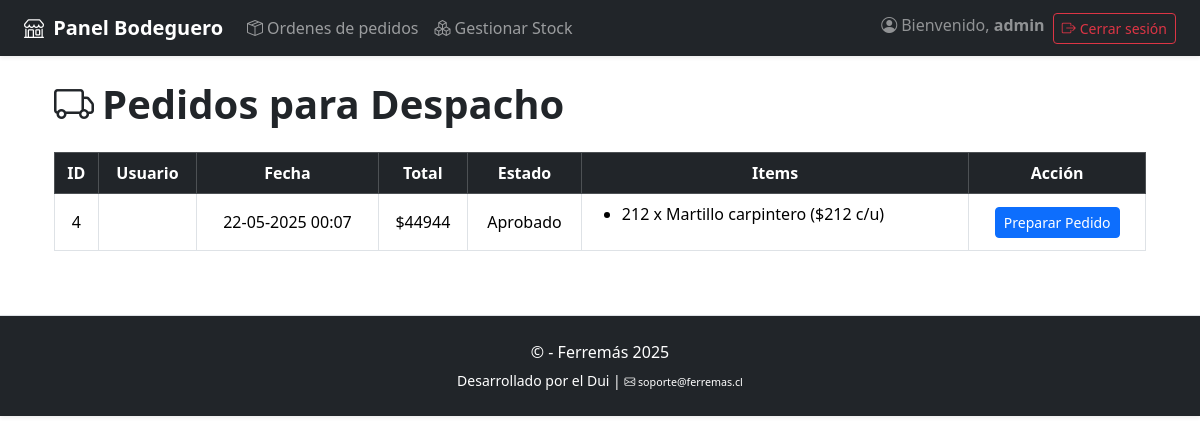
The app's page /bodegueroapp/pedidos_despacho/ (signed in), older data.
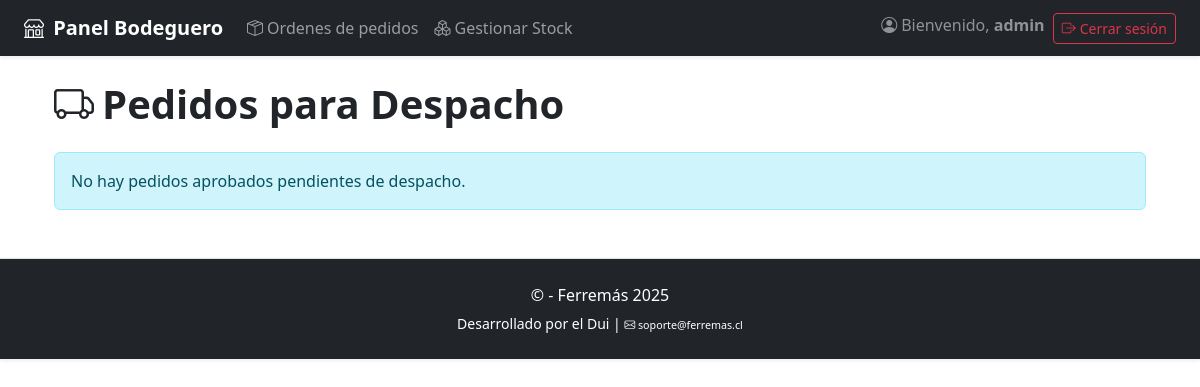
The same page, newer data.
### tienda/models.py (models this page shows, shortened)
class Pedido(models.Model):
    ESTADOS = [
        ('pendiente', 'Pendiente'),
        ('aprobado', 'Aprobado'),
        ('rechazado', 'Rechazado'),
        ('en_preparacion', 'En preparación'),
        ('enviado', 'Enviado'),
        ('en_tienda', 'En tienda'),
        ('entregado', 'Entregado'),
        ('finalizado', 'Finalizado'),
    ]
    usuario = models.ForeignKey(User, on_delete=models.SET_NULL, null=True, blank=True)
    fecha_creacion = models.DateTimeField(auto_now_add=True)
    estado = models.CharField(max_length=20, choices=ESTADOS, default='pendiente')
    datos_compra = models.OneToOneField('DatosCompra', on_delete=models.CASCADE, null=True, blank=True)
    def total(self):
        return sum(item.cantidad * item.precio_unitario for item in self.items.all())

class ItemPedido(models.Model):
    pedido = models.ForeignKey(Pedido, on_delete=models.CASCADE, related_name='items')
    producto = models.ForeignKey(Producto, on_delete=models.PROTECT)
    cantidad = models.PositiveIntegerField()
    precio_unitario = models.DecimalField(max_digits=10, decimal_places=2)  # Precio al momento de compra

class Producto(models.Model):
    CATEGORIAS = [
        ('herramientas', 'Herramientas'),
        ('herramientas_electricas', 'Herramientas Eléctricas'),
        ('herramientas_manuales', 'Herramientas Manuales'),
        ('materiales', 'Materiales'),
        ('accesorios', 'Accesorios'),
        ('pinturas', 'Pinturas'),
        ('electricidad', 'Electricidad'),
        ('inalambricas', 'Inalámbricas'),
        ('medicion', 'Medición'),
    ]
    nombre = models.CharField(max_length=255)
    descripcion = models.TextField()
    categoria = models.CharField(max_length=100, choices=CATEGORIAS)
    stock = models.IntegerField()
    imagen = models.ImageField(upload_to='static/productos/')
    activo = models.BooleanField(default=True)

### bodegueroapp/views.py (the view)
# urls.py: path('pedidos_despacho/', views.pedidos_para_despacho, name='pedidos_para_despacho'),
@login_required
@user_passes_test(es_bodeguero)
def pedidos_para_despacho(request):
    pedidos = Pedido.objects.filter(estado__in=['aprobado', 'en_preparacion'], datos_compra__isnull=False)
    return render(request, 'bodegueroapp/pedidos_para_despacho.html', {'pedidos': pedidos})

### tienda/context_processors.py (called while the page is built, shortened)
def carrito_context(request):
    carrito = request.session.get('carrito', {})
    items = []
    total = 0
    return {
        'carrito_items': items,
        'carrito_total': total
    }

### bodegueroapp/templates/bodegueroapp/pedidos_para_despacho.html (shortened to what this page needs)
{% extends 'base_bodeguero.html' %}
{% block content %}
<div class="container">
    <h1 class="mb-4 fw-bold"><i class="bi bi-truck me-2"></i>Pedidos para Despacho</h1>
    {% if pedidos %}
    <div class="table-responsive">
        <table class="table table-bordered align-middle">
            <thead class="table-dark text-center">
                <tr>
                    <th>ID</th>
                    <th>Usuario</th>
                    <th>Fecha</th>
                    <th>Total</th>
                    <th>Estado</th>
                    <th>Items</th>
                    <th>Acción</th>
                </tr>
            </thead>
            <tbody>
                {% for pedido in pedidos %}
                <tr>
                    <td class="text-center">{{ pedido.id }}</td>
                    <td class="text-center">{{ pedido.usuario.username }}</td>
                    <td class="text-center">{{ pedido.fecha_creacion|date:"d-m-Y H:i" }}</td>
                    <td class="text-center">${{ pedido.total|floatformat:0 }}</td>
                    <td class="text-center">{{ pedido.get_estado_display }}</td>
                    <td>
                        <ul>
                            {% for item in pedido.items.all %}
                            <li>{{ item.cantidad }} x {{ item.producto.nombre }} (${% widthratio item.precio_unitario 1 1 %} c/u)</li>
                            {% endfor %}
                        </ul>
                    </td>
                    <td class="text-center">
                {% if pedido.estado == 'aprobado' and not pedido.orden_despacho %}
                    <form method="post" action="{% url 'preparar_pedido' pedido.id %}">
                        <button type="submit" class="btn btn-primary btn-sm">Preparar Pedido</button>
                    </form>
                {% elif pedido.estado == 'en_preparacion' and not pedido.orden_despacho %}
                    <a href="{% url 'generar_orden_despacho' pedido.id %}" class="btn btn-success btn-sm">Generar Orden</a>
                {% elif pedido.orden_despacho %}
                    <span class="badge bg-secondary">Orden generada</span>
                {% else %}
                    <span class="badge bg-warning text-dark">No disponible</span>
                {% endif %}
            </td>
                </tr>
                {% endfor %}
            </tbody>
        </table>
    </div>
    {% else %}
    <div class="alert alert-info">No hay pedidos aprobados pendientes de despacho.</div>
    {% endif %}
    {% endblock %}

Row changes from the older to the newer data that the page shows:
no longer on this page (row edited): Pedido: id "4", fecha_creacion "22-05-2025 00:07", total "44944", estado "Aprobado", shows "Preparar Pedido"
no longer on this page (row unchanged): ItemPedido: cantidad "212", producto.nombre "Martillo carpintero", precio_unitario "212"
Text that changed along with them:
text no longer shown: "ID Usuario Fecha Total Estado Items Acción"
text now shown: "No hay pedidos aprobados pendientes de despacho."
